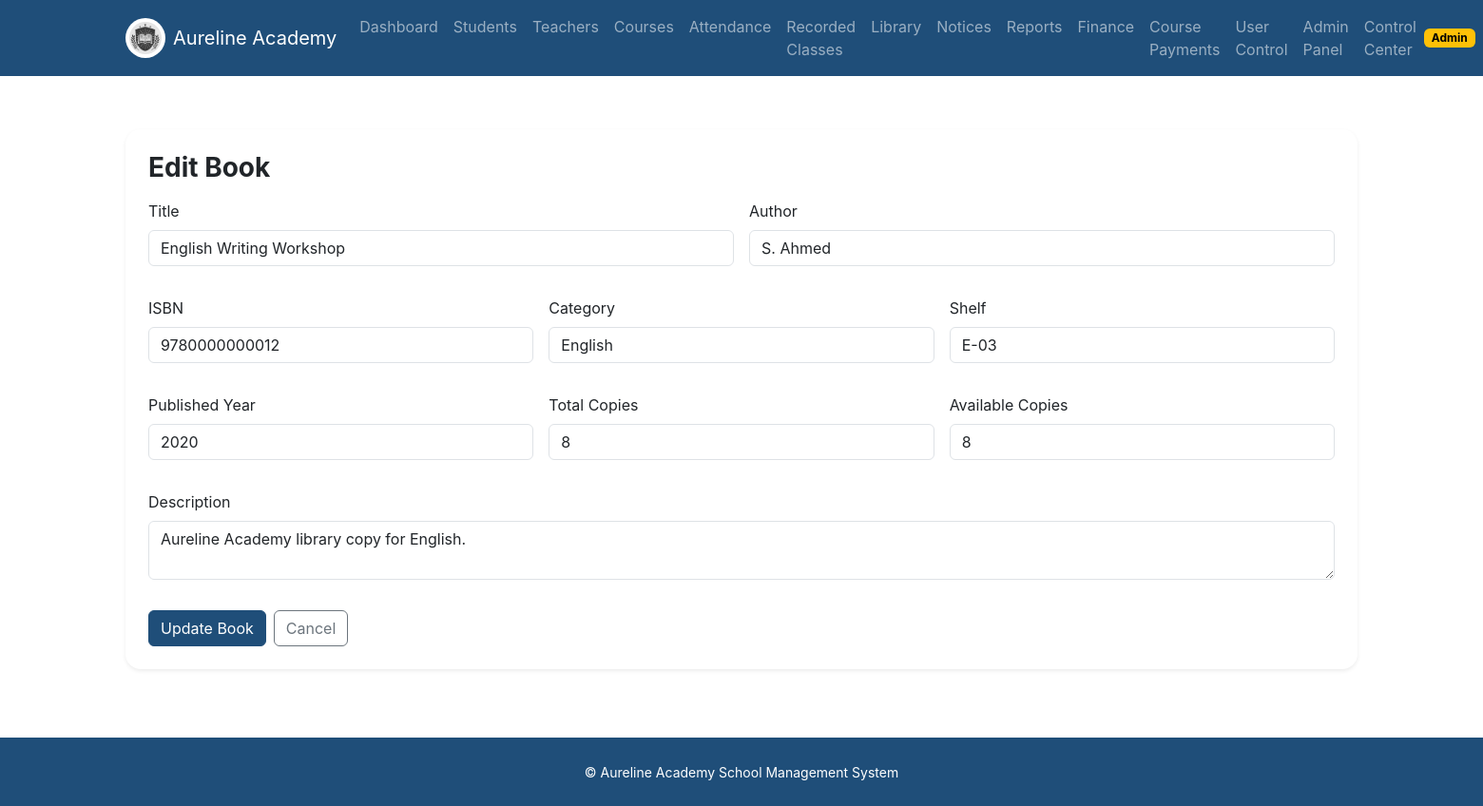
Page /library/2/edit (signed in) on the committed database.
### app/models.py (models this page shows, shortened)
class TimestampMixin:
    created_at = db.Column(db.DateTime, default=datetime.utcnow, nullable=False)
    updated_at = db.Column(db.DateTime, default=datetime.utcnow, onupdate=datetime.utcnow, nullable=False)

class User(UserMixin, TimestampMixin, db.Model):
    id = db.Column(db.Integer, primary_key=True)
    full_name = db.Column(db.String(120), nullable=False)
    email = db.Column(db.String(120), unique=True, nullable=False, index=True)
    password_hash = db.Column(db.String(255), nullable=False)
    role = db.Column(db.String(20), nullable=False, index=True)
    phone = db.Column(db.String(20))
    is_active = db.Column(db.Boolean, default=True, nullable=False)
    approval_status = db.Column(db.String(20), default="approved", nullable=False, index=True)
    registration_source = db.Column(db.String(20), default="admin_created", nullable=False)
    approved_at = db.Column(db.DateTime)
    approved_by_user_id = db.Column(db.Integer, db.ForeignKey("user.id"))
    approved_by = db.relationship("User", remote_side=[id], backref="approved_users")
    student_profile = db.relationship("StudentProfile", back_populates="user", uselist=False, cascade="all, delete-orphan")
    teacher_profile = db.relationship("TeacherProfile", back_populates="user", uselist=False, cascade="all, delete-orphan")
    submitted_course_requests = db.relationship("CourseRequest", foreign_keys="CourseRequest.requester_user_id", back_populates="requester")
    reviewed_course_requests = db.relationship("CourseRequest", foreign_keys="CourseRequest.reviewed_by_user_id", back_populates="reviewed_by")
    def get_role_badge(self):
        return self.role.title()
    def get_status_badge(self):
        return self.approval_status.title()

class LibraryBook(TimestampMixin, db.Model):
    id = db.Column(db.Integer, primary_key=True)
    title = db.Column(db.String(120), nullable=False)
    author = db.Column(db.String(120), nullable=False)
    isbn = db.Column(db.String(50), unique=True)
    category = db.Column(db.String(80))
    shelf = db.Column(db.String(40))
    published_year = db.Column(db.Integer)
    description = db.Column(db.Text)
    copies_total = db.Column(db.Integer, default=1, nullable=False)
    copies_available = db.Column(db.Integer, default=1, nullable=False)

### app/library/routes.py (the view, shortened to what this page needs)
@library_bp.route("/<int:book_id>/edit", methods=["GET", "POST"])
@login_required
@roles_required("admin")
def edit_book(book_id):
    book = LibraryBook.query.get_or_404(book_id)
    form = LibraryBookForm(obj=book)
    if request.method == "GET":
        form.published_year.data = str(book.published_year) if book.published_year else ""
        form.copies_total.data = str(book.copies_total)
        form.copies_available.data = str(book.copies_available)
    return render_template("library/form.html", form=form, title="Edit Book", submit_label="Update Book")

### app/forms.py
class LibraryBookForm(FlaskForm):
    title = StringField("Title", validators=[DataRequired(), Length(max=120)])
    author = StringField("Author", validators=[DataRequired(), Length(max=120)])
    isbn = StringField("ISBN", validators=[Optional(), Length(max=50)])
    category = StringField("Category", validators=[Optional(), Length(max=80)])
    shelf = StringField("Shelf", validators=[Optional(), Length(max=40)])
    published_year = StringField("Published Year", validators=[Optional(), Length(max=4)])
    description = TextAreaField("Description", validators=[Optional()])
    copies_total = StringField("Total Copies", validators=[DataRequired()])
    copies_available = StringField("Available Copies", validators=[DataRequired()])
    submit = SubmitField("Save Book")

### app/models.py (called while the page is built)
@login_manager.user_loader
def load_user(user_id):
    return db.session.get(User, int(user_id))

### app/templates/library/form.html (shortened to what this page needs)
{% extends 'base.html' %}
{% from 'macros/forms.html' import render_field %}
{% block content %}
<section class="py-4"><div class="container"><div class="card border-0 shadow-sm rounded-4"><div class="card-body p-4"><h1 class="h3 fw-bold mb-3">{{ title }}</h1><form method="post" novalidate>{{ form.hidden_tag() }}<div class="row g-3"><div class="col-md-6">{{ render_field(form.title) }}</div><div class="col-md-6">{{ render_field(form.author) }}</div><div class="col-md-4">{{ render_field(form.isbn) }}</div><div class="col-md-4">{{ render_field(form.category) }}</div><div class="col-md-4">{{ render_field(form.shelf) }}</div><div class="col-md-4">{{ render_field(form.published_year) }}</div><div class="col-md-4">{{ render_field(form.copies_total) }}</div><div class="col-md-4">{{ render_field(form.copies_available) }}</div><div class="col-12">{{ render_field(form.description) }}</div></div><div class="mt-3 d-flex gap-2"><button class="btn btn-primary">{{ submit_label }}</button><a class="btn btn-outline-secondary" href="{{ url_for('library.catalog') }}">Cancel</a></div></form></div></div></div></section>
{% endblock %}

### app/templates/base.html (shortened to what this page needs)
<!doctype html>
<html lang="en">
<head>
  <link rel="stylesheet" href="https://cdn.jsdelivr.net/npm/bootstrap@5.3.3/dist/css/bootstrap.min.css">
  <link rel="stylesheet" href="{{ url_for('static', filename='css/style.css') }}">
</head>
<body>
<nav class="navbar navbar-expand-lg navbar-dark aureline-nav sticky-top">
  <div class="container">
    <a class="navbar-brand d-flex align-items-center gap-2" href="{{ url_for('main.index') }}">
      <img src="{{ url_for('static', filename='img/aureline-logo.png') }}" alt="Aureline Academy" width="42" height="42" class="rounded-circle bg-white p-1">
      <span>Aureline Academy</span>
    </a>
    <div class="collapse navbar-collapse" id="mainNav">
      {% if current_user.is_authenticated %}
      <ul class="navbar-nav me-auto mb-2 mb-lg-0">
        <li class="nav-item"><a class="nav-link" href="{{ url_for('dashboard.home') }}">Dashboard</a></li>
        {% if current_user.role in ['admin', 'teacher'] %}
        <li class="nav-item"><a class="nav-link" href="{{ url_for('students.list_students') }}">Students</a></li>
        <li class="nav-item"><a class="nav-link" href="{{ url_for('teachers.list_teachers') }}">Teachers</a></li>
        <li class="nav-item"><a class="nav-link" href="{{ url_for('courses.list_courses') }}">Courses</a></li>
        <li class="nav-item"><a class="nav-link" href="{{ url_for('attendance.list_attendance') }}">Attendance</a></li>
        <li class="nav-item"><a class="nav-link" href="{{ url_for('integrations.recordings_library') }}">Recorded Classes</a></li>
        <li class="nav-item"><a class="nav-link" href="{{ url_for('library.catalog') }}">Library</a></li>
        <li class="nav-item"><a class="nav-link" href="{{ url_for('communication.notices') }}">Notices</a></li>
        <li class="nav-item"><a class="nav-link" href="{{ url_for('reports.summary') }}">Reports</a></li>
        {% endif %}
        {% if current_user.role == 'admin' %}
        <li class="nav-item"><a class="nav-link" href="{{ url_for('finance.overview') }}">Finance</a></li>
        <li class="nav-item"><a class="nav-link" href="{{ url_for('finance.course_requests_admin') }}">Course Payments</a></li>
        <li class="nav-item"><a class="nav-link" href="{{ url_for('auth.pending_users') }}">User Control</a></li>
        <li class="nav-item"><a class="nav-link" href="{{ url_for('admin.index') }}">Admin Panel</a></li>
        <li class="nav-item"><a class="nav-link" href="{{ url_for('dashboard.admin_hub') }}">Control Center</a></li>
        {% endif %}
      </ul>
      <div class="d-flex align-items-center gap-2">
        <span class="badge text-bg-warning">{{ current_user.get_role_badge() }}</span>
      </div>
      {% else %}
      <div class="ms-auto d-flex gap-2">
        <a class="btn btn-outline-light btn-sm" href="{{ url_for('auth.login') }}">Login</a>
        <a class="btn btn-warning btn-sm" href="{{ url_for('auth.register') }}">Student Register</a>
      </div>
      {% endif %}
    </div>
  </div>
</nav>
<main>
  <div class="container py-3">
  </div>
  {% block content %}{% endblock %}
</main>
<footer class="py-4 text-center text-white aureline-footer mt-5">
  <small>© Aureline Academy School Management System</small>
</footer>
</body>
</html>

### app/templates/macros/forms.html (shortened to what this page needs)
{% macro render_field(field) %}
  <div class="mb-3">
    {{ field.label(class="form-label") }}
    {{ field(class="form-control") }}
  </div>
{% endmacro %}

### app/static/css/style.css (style rules this page uses)
:root { --aureline-primary: #1f4e79; --aureline-secondary: #f4b400; --aureline-bg: #f6f9fc; --aureline-text: #1f2937; }
body { font-family: Inter, "Segoe UI", sans-serif; color: var(--aureline-text); background: #ffffff; }
.aureline-nav, .aureline-footer { background: var(--aureline-primary); }
.btn-primary { background: var(--aureline-primary); border-color: var(--aureline-primary); }
.card { overflow: hidden; }

### rows in the picture
User: get_role_badge "Admin"
LibraryBook: title "English Writing Workshop", author "S. Ahmed", isbn "9780000000012", category "English", shelf "E-03", published_year "2020", copies_total "8", copies_available "8", description "Aureline Academy library copy for English."

### other values in the picture
{{ title }} "Edit Book"
{{ field.label(class="form-label") }} "Title Author ISBN Category Shelf Published Year Total Copies Available Copies Description"
{{ submit_label }} "Update Book"
